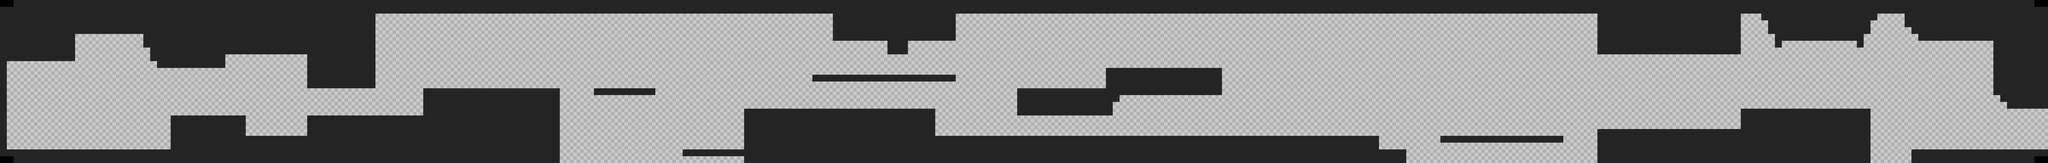

Rendered tile map (Tiled .tmx) drawn with the repository's tilesets; below, a short description and the map source with its tile grids summarised:
An orthogonal 300x24 tile map with 64x64 px tiles, 3 tile layers (Background, Play Layer, Foreground) and 8 objects (3x Trapdoor, 3x Lever, Player1, Finish).

<map version="1.4" tiledversion="1.4.3" orientation="orthogonal" renderorder="right-down" width="300" height="24" tilewidth="64" tileheight="64" infinite="0" nextlayerid="6" nextobjectid="19">
 <tileset firstgid="1" name="PrototypeSprites" tilewidth="64" tileheight="64" tilecount="104" columns="26">
  <image source="SpriteSheets/PrototypeLightAndDark.png" width="1664" height="256" />
 </tileset>
 <layer id="1" name="Background" width="300" height="24">
  <data>[7200 cells, 7184 non-empty, 6 distinct tile ids]</data>
 </layer>
 <layer id="2" name="Play Layer" width="300" height="24">
  <data>[7200 cells, 1140 non-empty, 1 distinct tile ids]</data>
 </layer>
 <layer id="3" name="Foreground" width="300" height="24">
  <data>[7200 cells, 0 non-empty, 0 distinct tile ids]</data>
 </layer>
 <objectgroup id="4" name="Players">
  <object id="1" name="Player1" type="Player1" x="576" y="1344" width="64" height="64">
   <properties>
    <property name="Time" type="int" value="100" />
   </properties>
  </object>
  <object id="18" name="Finish" type="Finish" x="19135.6" y="1011.46" width="64" height="404">
   <properties>
    <property name="ToLevel" type="int" value="0" />
   </properties>
  </object>
 </objectgroup>
 <objectgroup id="5" name="Traps">
  <object id="6" name="Trapdoor1" type="Trapdoor" x="10240" y="1088" width="64" height="186">
   <properties>
    <property name="ID" type="int" value="1" />
   </properties>
  </object>
  <object id="3" name="Lever1" type="Lever" x="9600" y="1216" width="64" height="64">
   <properties>
    <property name="ID" type="int" value="1" />
   </properties>
  </object>
  <object id="7" name="Trapdoor2" type="Trapdoor" x="8384" y="512" width="64" height="186">
   <properties>
    <property name="ID" type="int" value="2" />
   </properties>
  </object>
  <object id="8" name="Lever2" type="Lever" x="7872" y="640" width="64" height="64">
   <properties>
    <property name="ID" type="int" value="2" />
   </properties>
  </object>
  <object id="12" name="Trapdoor3" type="Trapdoor" x="3008" y="832" width="64" height="256">
   <properties>
    <property name="ID" type="int" value="3" />
   </properties>
  </object>
  <object id="13" name="Lever3" type="Lever" x="2112" y="1024" width="64" height="64">
   <properties>
    <property name="ID" type="int" value="3" />
   </properties>
  </object>
 </objectgroup>
</map>
